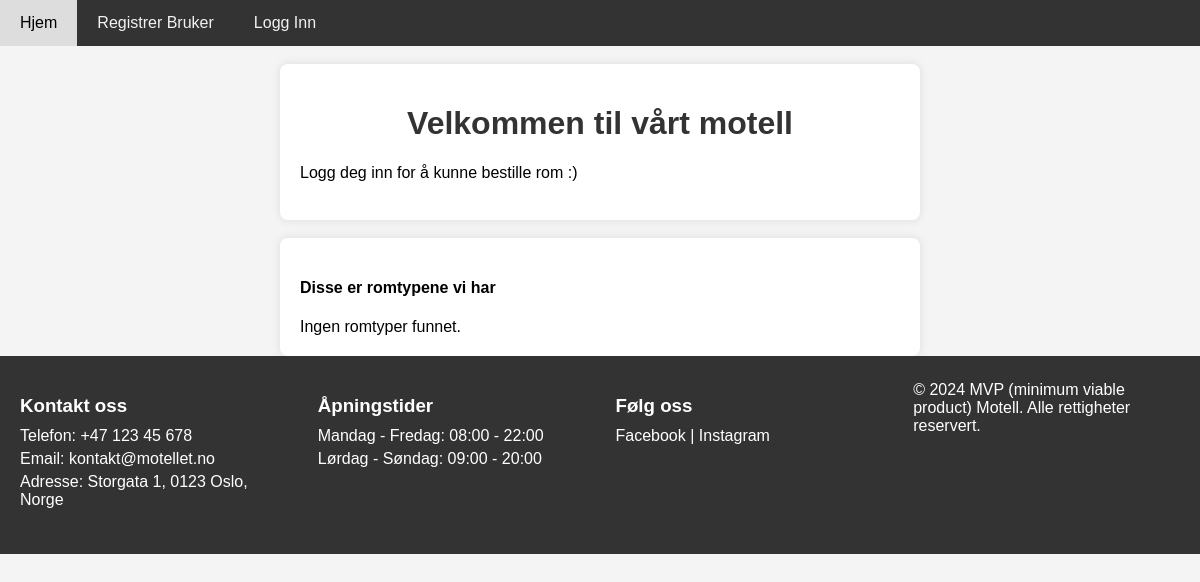
/, run on an earlier commit of the app's database.
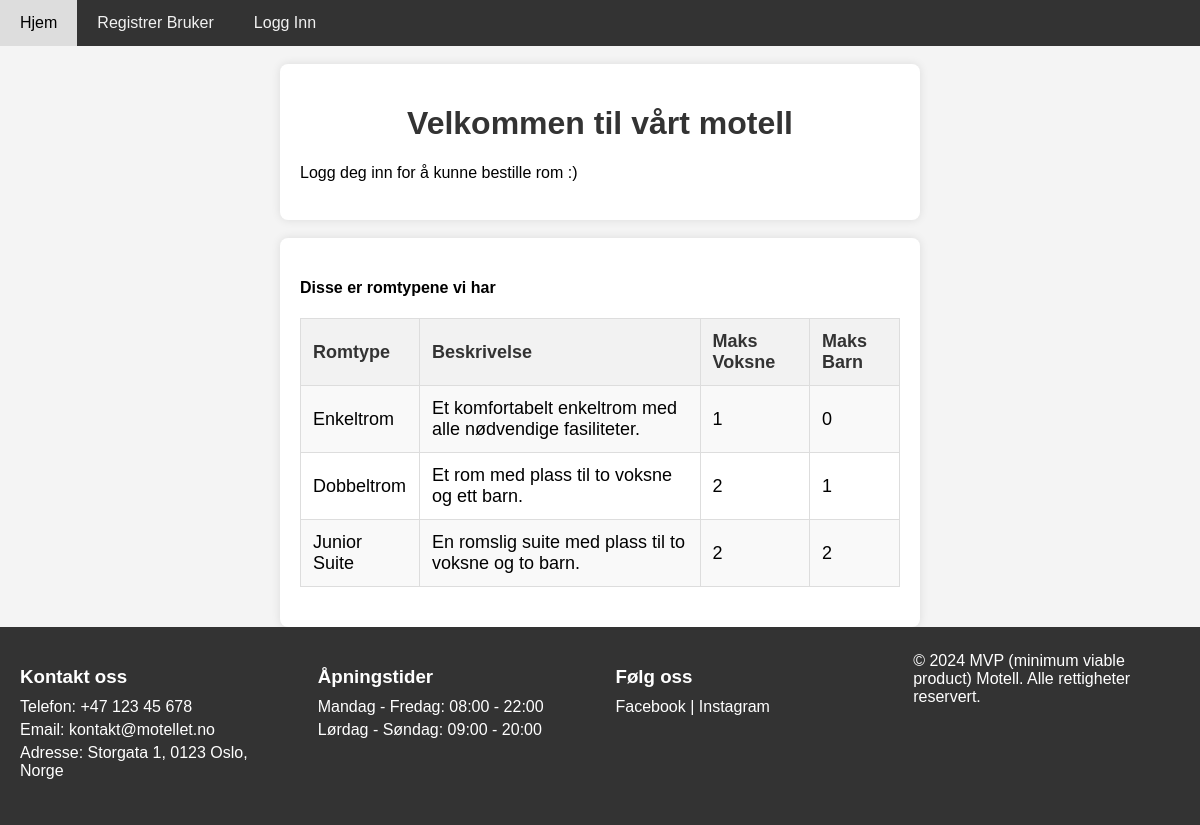
And on a later commit of the database.
### tables this page shows
CREATE TABLE `room_types` (
  `room_type_id` int(11) NOT NULL AUTO_INCREMENT,
  `type_name` varchar(255) NOT NULL,
  `description` text NOT NULL,
  `max_adults` int(11) NOT NULL,
  `max_children` int(11) NOT NULL,
  `price` int(11) NOT NULL,
  PRIMARY KEY (`room_type_id`)
);

### public/index.php (the view, shortened to what this page needs)
<?php
include "../Components/header.php";
include '../db_connect.php';
?>
<!DOCTYPE html>
<html lang="no">
<head>
    <link rel="stylesheet" href="../css/index.css">
    <link rel="stylesheet" href="../css/footer.css">
</head>
<body>
    <div class="container">
        <h1>Velkommen til vårt motell</h1>
        <?php
        $userProfile = null;
        if ($userProfile) {
            echo '
        <h2>Søk etter tilgjengelige rom</h2>
        <form action="available_rooms.php" method="POST">
            <label for="check_in">Innsjekkingsdato:</label>
            <input type="date" name="check_in" id="check_in" required>
            <label for="check_out">Utsjekkingsdato:</label>
            <input type="date" name="check_out" id="check_out" required>
            <label for="adults">Antall voksne:</label>
            <input type="number" name="adults" id="adults" required min="1">
            <label for="children">Antall barn:</label>
            <input type="number" name="children" id="children" required min="0">
            <input type="submit" value="Sjekk tilgjengelighet">
        </form>
    ';
        } else {
            echo "Logg deg inn for å kunne bestille rom :) ";
        }
        ?>
        <br><br>
    </div>
    <br>
    <div class="container">
        <h4>Disse er romtypene vi har</h4>
        <?php
        $sql = "SELECT type_name, description, max_adults, max_children FROM room_types";
        $result = $conn->query($sql);
        if ($result->num_rows > 0) {
            echo "<table border='1'><tr><th>Romtype</th><th>Beskrivelse</th><th>Maks Voksne</th><th>Maks Barn</th></tr>";
            while ($row = $result->fetch_assoc()) {
                echo "<tr><td>" . $row["type_name"] . "</td><td>" . $row["description"] . "</td><td>" . $row["max_adults"] . "</td><td>" . $row["max_children"] . "</td></tr>";
            }
            echo "</table>";
        } else {
            echo "Ingen romtyper funnet.";
        }
        ?>
    </div>
    <?php include '../Components/footer.php'; ?>
</body>
</html>

### Components/header.php (shortened to what this page needs)
<!DOCTYPE html>
<html>
<head>
    <link rel="stylesheet" href="../css/navbar.css">
</head>
<body>
    <div class="navbar">
        <a href="index.php">Hjem</a>
        <?php if (!isset($_SESSION['user_id'])): ?>
            <a href="register.php">Registrer Bruker</a>
            <a href="login.php">Logg Inn</a>
        <?php else: ?>
            <a href="profile.php">Profil</a>
        <?php endif; ?>
    </div>
    <br>
</body>
</html>

### Components/footer.php
<footer>
    <div class="footer-container">
        <div class="footer-section">
            <h3>Kontakt oss</h3>
            <p>Telefon: +47 123 45 678</p>
            <p>Email: kontakt@motellet.no</p>
            <p>Adresse: Storgata 1, 0123 Oslo, Norge</p>
        </div>
        <div class="footer-section">
            <h3>Åpningstider</h3>
            <p>Mandag - Fredag: 08:00 - 22:00</p>
            <p>Lørdag - Søndag: 09:00 - 20:00</p>
        </div>
        <div class="footer-section">
            <h3>Følg oss</h3>
            <a href="https://www.facebook.com" target="_blank">Facebook</a> |
            <a href="https://www.instagram.com" target="_blank">Instagram</a>
        </div>
        <div class="footer-section">
            <p>&copy; <?php echo date("Y"); ?> MVP (minimum viable product) Motell. Alle rettigheter reservert.</p>
        </div>
    </div>
</footer>

### css/navbar.css (style rules this page uses)
body { font-family: Arial, sans-serif; background-color: #f4f4f4; margin: 0; padding: 0; }
.navbar { background-color: #333; overflow: hidden; }
.navbar a { float: left; display: block; color: #f2f2f2; text-align: center; padding: 14px 20px; text-decoration: none; }
.container { padding: 20px; max-width: 600px; margin: auto; padding: auto; background-color: #fff; border-radius: 8px; box-shadow: 0 0 10px rgba(0, 0, 0, 0.1); }

### css/index.css (style rules this page uses)
body { font-family: Arial, sans-serif; background-color: #f4f4f4; margin: 0; padding: 0; }
.container { width: 80%; margin: auto; overflow: hidden; }
h1, h2 { color: #333; text-align: center; }
table { width: 100%; border-collapse: collapse; margin: 20px 0; font-size: 18px; text-align: left; }
table th, table td { padding: 12px; border: 1px solid #ddd; }
table th { background-color: #f2f2f2; color: #333; }
table tr:nth-child(even) { background-color: #f9f9f9; }

### css/footer.css (style rules this page uses)
.footer-container { background-color: #333; color: #fff; padding: 20px; display: flex; justify-content: space-between; flex-wrap: wrap; }
.footer-section { width: 23%; margin-bottom: 20px; }
.footer-section h3 { margin-bottom: 10px; }
.footer-section p, .footer-section a { color: #fff; text-decoration: none; }
.footer-section p { margin: 5px 0; }

What changed in the data, as far as the page shows it:
added room_types: type_name "Enkeltrom", description "Et komfortabelt enkeltrom med alle nødvendige fasiliteter.", max_adults "1", max_children "0"
added room_types: type_name "Dobbeltrom", description "Et rom med plass til to voksne og ett barn.", max_adults "2", max_children "1"
added room_types: type_name "Junior Suite", description "En romslig suite med plass til to voksne og to barn.", max_adults "2", max_children "2"
Also different on the page:
text no longer shown: "Ingen romtyper funnet."
text now shown: "Romtype Beskrivelse Maks Voksne Maks Barn"
